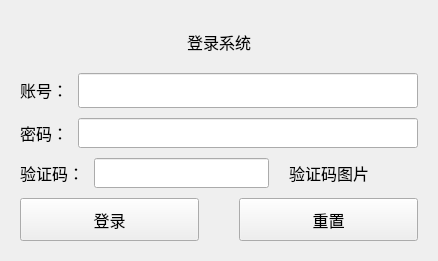
<?xml version="1.0" encoding="UTF-8"?>
<ui version="4.0">
 <class>MainWindow</class>
 <widget class="QMainWindow" name="MainWindow">
  <property name="geometry">
   <rect>
    <x>0</x>
    <y>0</y>
    <width>438</width>
    <height>261</height>
   </rect>
  </property>
  <property name="sizePolicy">
   <sizepolicy hsizetype="Expanding" vsizetype="Expanding">
    <horstretch>0</horstretch>
    <verstretch>0</verstretch>
   </sizepolicy>
  </property>
  <property name="minimumSize">
   <size>
    <width>360</width>
    <height>0</height>
   </size>
  </property>
  <property name="maximumSize">
   <size>
    <width>16777215</width>
    <height>300</height>
   </size>
  </property>
  <property name="font">
   <font>
    <family>微软雅黑</family>
    <pointsize>12</pointsize>
   </font>
  </property>
  <property name="windowTitle">
   <string>UserLgoin</string>
  </property>
  <widget class="QWidget" name="centralwidget">
   <property name="sizePolicy">
    <sizepolicy hsizetype="Expanding" vsizetype="Expanding">
     <horstretch>0</horstretch>
     <verstretch>0</verstretch>
    </sizepolicy>
   </property>
   <property name="font">
    <font>
     <family>楷体</family>
     <pointsize>12</pointsize>
    </font>
   </property>
   <layout class="QVBoxLayout" name="verticalLayout">
    <property name="spacing">
     <number>10</number>
    </property>
    <property name="leftMargin">
     <number>20</number>
    </property>
    <property name="topMargin">
     <number>20</number>
    </property>
    <property name="rightMargin">
     <number>20</number>
    </property>
    <property name="bottomMargin">
     <number>20</number>
    </property>
    <item>
     <widget class="QLabel" name="label">
      <property name="sizePolicy">
       <sizepolicy hsizetype="Expanding" vsizetype="Preferred">
        <horstretch>0</horstretch>
        <verstretch>0</verstretch>
       </sizepolicy>
      </property>
      <property name="maximumSize">
       <size>
        <width>16777215</width>
        <height>100</height>
       </size>
      </property>
      <property name="font">
       <font>
        <family>黑体</family>
        <pointsize>12</pointsize>
       </font>
      </property>
      <property name="text">
       <string>登录系统</string>
      </property>
      <property name="alignment">
       <set>Qt::AlignCenter</set>
      </property>
     </widget>
    </item>
    <item>
     <layout class="QHBoxLayout" name="horizontalLayout_3" stretch="1,9">
      <item>
       <widget class="QLabel" name="userlabel">
        <property name="sizePolicy">
         <sizepolicy hsizetype="Preferred" vsizetype="Fixed">
          <horstretch>0</horstretch>
          <verstretch>0</verstretch>
         </sizepolicy>
        </property>
        <property name="minimumSize">
         <size>
          <width>0</width>
          <height>30</height>
         </size>
        </property>
        <property name="font">
         <font>
          <family>黑体</family>
          <pointsize>12</pointsize>
         </font>
        </property>
        <property name="text">
         <string>账号：</string>
        </property>
        <property name="alignment">
         <set>Qt::AlignCenter</set>
        </property>
       </widget>
      </item>
      <item>
       <widget class="QLineEdit" name="username">
        <property name="sizePolicy">
         <sizepolicy hsizetype="Expanding" vsizetype="Fixed">
          <horstretch>0</horstretch>
          <verstretch>0</verstretch>
         </sizepolicy>
        </property>
        <property name="minimumSize">
         <size>
          <width>0</width>
          <height>30</height>
         </size>
        </property>
        <property name="font">
         <font>
          <family>微软雅黑</family>
          <pointsize>14</pointsize>
         </font>
        </property>
       </widget>
      </item>
     </layout>
    </item>
    <item>
     <layout class="QHBoxLayout" name="horizontalLayout_2" stretch="1,9">
      <item>
       <widget class="QLabel" name="pwdlabel">
        <property name="sizePolicy">
         <sizepolicy hsizetype="Preferred" vsizetype="Fixed">
          <horstretch>0</horstretch>
          <verstretch>0</verstretch>
         </sizepolicy>
        </property>
        <property name="minimumSize">
         <size>
          <width>0</width>
          <height>30</height>
         </size>
        </property>
        <property name="font">
         <font>
          <family>黑体</family>
          <pointsize>12</pointsize>
         </font>
        </property>
        <property name="text">
         <string>密码：</string>
        </property>
        <property name="alignment">
         <set>Qt::AlignCenter</set>
        </property>
       </widget>
      </item>
      <item>
       <widget class="QLineEdit" name="password">
        <property name="sizePolicy">
         <sizepolicy hsizetype="Expanding" vsizetype="Fixed">
          <horstretch>0</horstretch>
          <verstretch>0</verstretch>
         </sizepolicy>
        </property>
        <property name="maximumSize">
         <size>
          <width>16777215</width>
          <height>30</height>
         </size>
        </property>
        <property name="font">
         <font>
          <family>微软雅黑</family>
          <pointsize>14</pointsize>
         </font>
        </property>
        <property name="echoMode">
         <enum>QLineEdit::Password</enum>
        </property>
       </widget>
      </item>
     </layout>
    </item>
    <item>
     <layout class="QHBoxLayout" name="horizontalLayout_4">
      <item>
       <widget class="QLabel" name="yzmlabel">
        <property name="font">
         <font>
          <family>黑体</family>
          <pointsize>12</pointsize>
         </font>
        </property>
        <property name="text">
         <string>验证码：</string>
        </property>
       </widget>
      </item>
      <item>
       <widget class="QLineEdit" name="yzm">
        <property name="maximumSize">
         <size>
          <width>16777215</width>
          <height>30</height>
         </size>
        </property>
        <property name="font">
         <font>
          <family>微软雅黑</family>
          <pointsize>14</pointsize>
         </font>
        </property>
       </widget>
      </item>
      <item>
       <widget class="QLabel" name="yzmPic">
        <property name="sizePolicy">
         <sizepolicy hsizetype="Preferred" vsizetype="Preferred">
          <horstretch>0</horstretch>
          <verstretch>0</verstretch>
         </sizepolicy>
        </property>
        <property name="minimumSize">
         <size>
          <width>100</width>
          <height>0</height>
         </size>
        </property>
        <property name="maximumSize">
         <size>
          <width>16777215</width>
          <height>30</height>
         </size>
        </property>
        <property name="text">
         <string>验证码图片</string>
        </property>
        <property name="alignment">
         <set>Qt::AlignCenter</set>
        </property>
       </widget>
      </item>
      <item>
       <spacer name="horizontalSpacer">
        <property name="orientation">
         <enum>Qt::Horizontal</enum>
        </property>
        <property name="sizeHint" stdset="0">
         <size>
          <width>40</width>
          <height>20</height>
         </size>
        </property>
       </spacer>
      </item>
     </layout>
    </item>
    <item>
     <layout class="QHBoxLayout" name="horizontalLayout">
      <property name="spacing">
       <number>40</number>
      </property>
      <property name="leftMargin">
       <number>0</number>
      </property>
      <property name="rightMargin">
       <number>0</number>
      </property>
      <item>
       <widget class="QPushButton" name="login_btn">
        <property name="sizePolicy">
         <sizepolicy hsizetype="Expanding" vsizetype="Preferred">
          <horstretch>0</horstretch>
          <verstretch>0</verstretch>
         </sizepolicy>
        </property>
        <property name="minimumSize">
         <size>
          <width>0</width>
          <height>30</height>
         </size>
        </property>
        <property name="font">
         <font>
          <family>黑体</family>
          <pointsize>12</pointsize>
         </font>
        </property>
        <property name="text">
         <string>登录</string>
        </property>
       </widget>
      </item>
      <item>
       <widget class="QPushButton" name="reset_btn">
        <property name="sizePolicy">
         <sizepolicy hsizetype="Expanding" vsizetype="Preferred">
          <horstretch>0</horstretch>
          <verstretch>0</verstretch>
         </sizepolicy>
        </property>
        <property name="minimumSize">
         <size>
          <width>0</width>
          <height>30</height>
         </size>
        </property>
        <property name="font">
         <font>
          <family>黑体</family>
          <pointsize>12</pointsize>
         </font>
        </property>
        <property name="text">
         <string>重置</string>
        </property>
       </widget>
      </item>
     </layout>
    </item>
   </layout>
  </widget>
 </widget>
 <resources/>
 <connections/>
</ui>
